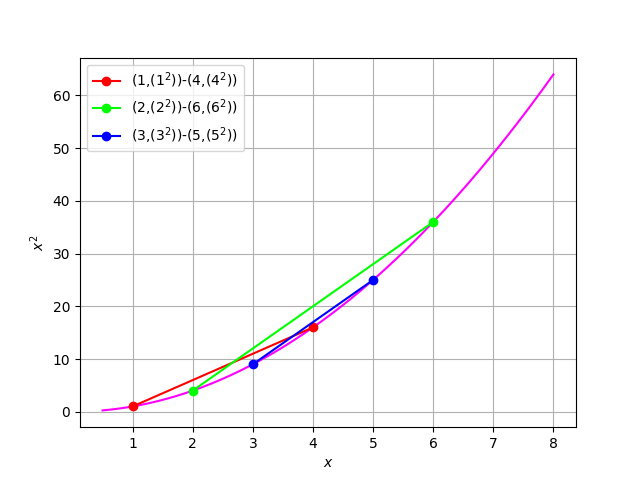

The script that drew this image:
import numpy as np
import matplotlib.pyplot as plt


#Plotting log(x)
x = np.linspace(0.5,8,50)#points on the x axis
f=(x**2)#Objective function
plt.plot(x,f,color=(1,0,1))
plt.grid()
plt.xlabel('$x$')
plt.ylabel('$x^2$')


#Plot commands
#Plotting line segments with x>0 and y=logx 
#color used to color each line with a different color
plt.plot([1,4],[(1**2),(4**2)],color=(1,0,0),marker='o',label="($1$,$(1^2)$)-($4$,$(4^2)$)")
plt.plot([2,6],[(2**2),(6**2)],color=(0,1,0),marker='o',label="($2$,$(2^2)$)-($6$,$(6^2)$)")
plt.plot([3,5],[(3**2),(5**2)],color=(0,0,1),marker='o',label="($3$,$(3^2)$)-($5$,$(5^2)$)")
plt.legend(loc=2)
#plt.savefig('../figs/1.3.eps')
plt.show()#Reveals the plot
